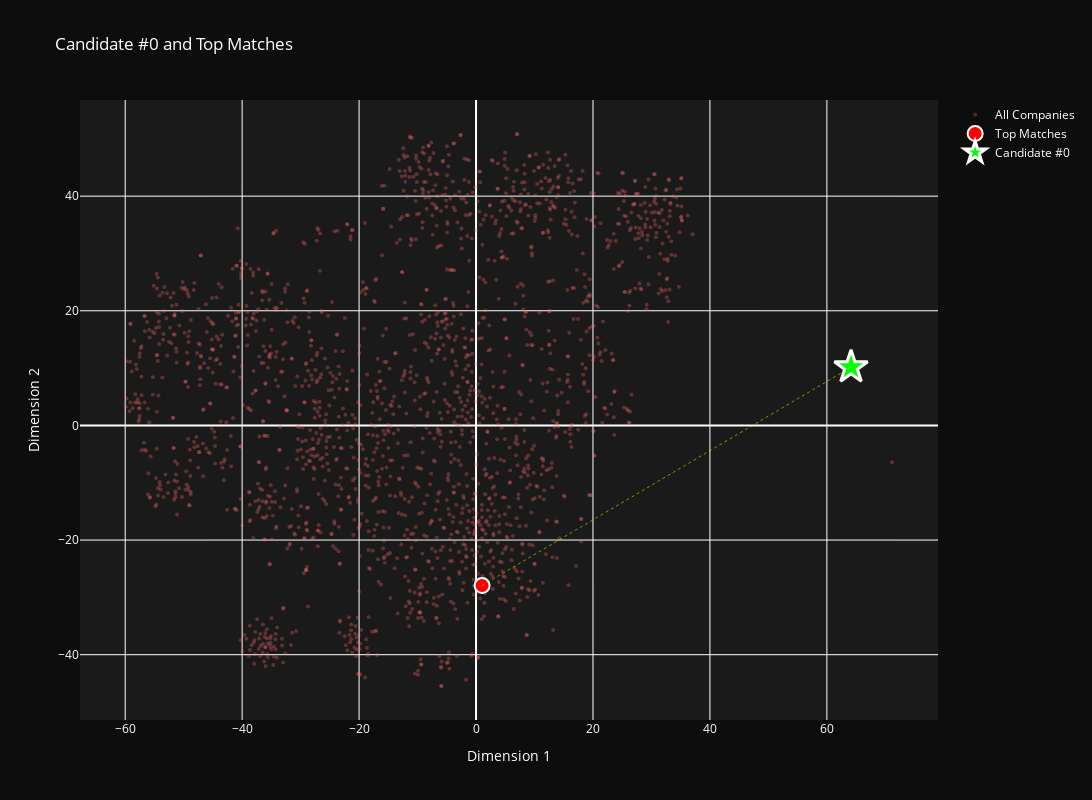

The cell this chart's notebook holds for it:
### Markdown cell above
---
## 📊 Interactive Visualization 2: Highlighted Match Network

Show candidate and their top matches with connection lines

### Code cell
# ============================================================================
# 🔍 HIGHLIGHTED MATCH NETWORK
# ============================================================================

target_candidate = 0

print(f"🔍 Analyzing Candidate #{target_candidate}...\n")

matches = find_top_matches(target_candidate, top_k=10)
match_indices = [comp_idx for comp_idx, score in matches if comp_idx < n_comp_viz]

# Create highlighted plot
fig2 = go.Figure()

# All companies (background)
fig2.add_trace(go.Scatter(
    x=comp_2d[:, 0],
    y=comp_2d[:, 1],
    mode='markers',
    name='All Companies',
    marker=dict(size=4, color='#ff6b6b', opacity=0.3),
    showlegend=True
))

# Top matches (highlighted)
if match_indices:
    match_positions = comp_2d[match_indices]
    fig2.add_trace(go.Scatter(
        x=match_positions[:, 0],
        y=match_positions[:, 1],
        mode='markers',
        name='Top Matches',
        marker=dict(
            size=15,
            color='#ff0000',
            line=dict(width=2, color='white')
        ),
        text=[f"Match #{i+1}: {companies_full.iloc[match_indices[i]].get('name', 'N/A')[:30]}<br>Score: {matches[i][1]:.3f}" 
              for i in range(len(match_indices))],
        hovertemplate='<b>%{text}</b><extra></extra>'
    ))

# Target candidate (star)
fig2.add_trace(go.Scatter(
    x=[cand_2d[target_candidate, 0]],
    y=[cand_2d[target_candidate, 1]],
    mode='markers',
    name=f'Candidate #{target_candidate}',
    marker=dict(
        size=25,
        color='#00ff00',
        symbol='star',
        line=dict(width=3, color='white')
    )
))

# Connection lines (top 5)
for i, match_idx in enumerate(match_indices[:5]):
    fig2.add_trace(go.Scatter(
        x=[cand_2d[target_candidate, 0], comp_2d[match_idx, 0]],
        y=[cand_2d[target_candidate, 1], comp_2d[match_idx, 1]],
        mode='lines',
        line=dict(color='yellow', width=1, dash='dot'),
        opacity=0.5,
        showlegend=False
    ))

fig2.update_layout(
    title=f'Candidate #{target_candidate} and Top Matches',
    xaxis_title='Dimension 1',
    yaxis_title='Dimension 2',
    width=1200,
    height=800,
    plot_bgcolor='#1a1a1a',
    paper_bgcolor='#0d0d0d',
    font=dict(color='white')
)

fig2.show()

print("\n✅ Highlighted visualization created!")
print(f"   ⭐ Green star = Candidate #{target_candidate}")
print(f"   🔴 Red dots = Top matches")
print(f"   💛 Yellow lines = Connections")

### Figure 1 — Plotly figure (JSON) as saved in the notebook; plotly's stock layout.template omitted (floating-point values rounded to 4 significant figures; data arrays with more than 128 entries replaced by an {"elided": "..."} marker saying what was removed)
{"data": [{"marker": {"color": "#ff6b6b", "opacity": 0.3, "size": 4}, "mode": "markers", "name": "All Companies", "showlegend": true, "type": "scatter", "x": {"elided": "2000 float values"}, "y": {"elided": "2000 float values"}}, {"hovertemplate": "<b>%{text}</b><extra></extra>", "marker": {"color": "#ff0000", "line": {"color": "white", "width": 2}, "size": 15}, "mode": "markers", "name": "Top Matches", "text": ["Match #1: Rackspace Technology<br>Score: 0.711"], "type": "scatter", "x": [1.037], "y": [-27.93]}, {"marker": {"color": "#00ff00", "line": {"color": "white", "width": 3}, "size": 25, "symbol": "star"}, "mode": "markers", "name": "Candidate #0", "type": "scatter", "x": [64.13], "y": [10.16]}, {"line": {"color": "yellow", "dash": "dot", "width": 1}, "mode": "lines", "opacity": 0.5, "showlegend": false, "type": "scatter", "x": [64.13, 1.037], "y": [10.16, -27.93]}], "layout": {"font": {"color": "white"}, "height": 800, "paper_bgcolor": "#0d0d0d", "plot_bgcolor": "#1a1a1a", "title": {"text": "Candidate #0 and Top Matches"}, "width": 1200, "xaxis": {"title": {"text": "Dimension 1"}}, "yaxis": {"title": {"text": "Dimension 2"}}}}
